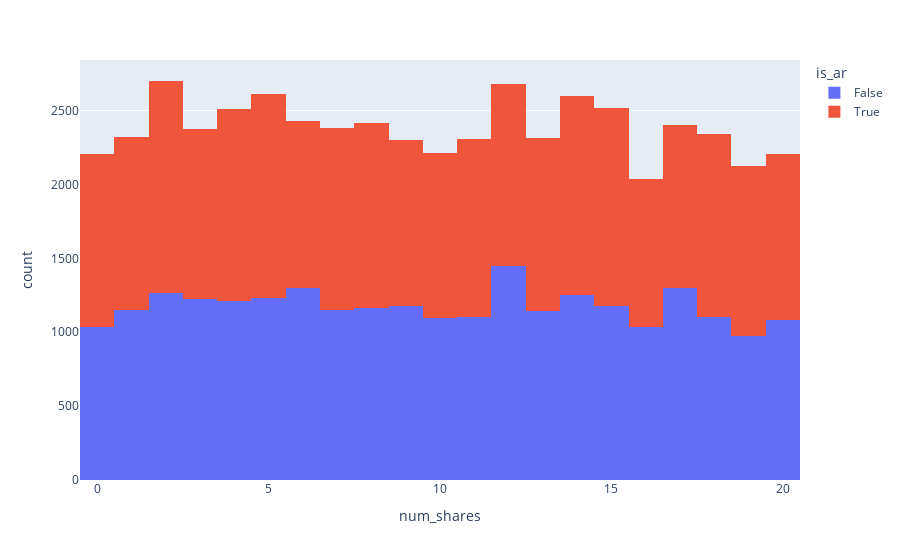

Write notebook code for a chart like this one.
### Code cell
px.histogram(df, x='num_shares', color='is_ar')

### Figure 1 — Plotly figure (JSON) as saved in the notebook; plotly's stock layout.template omitted (floating-point values rounded to 4 significant figures; data arrays with more than 128 entries replaced by an {"elided": "..."} marker saying what was removed)
{"data": [{"alignmentgroup": "True", "bingroup": "x", "hovertemplate": "is_ar=False<br>num_shares=%{x}<br>count=%{y}<extra></extra>", "legendgroup": "False", "marker": {"color": "#636efa", "pattern": {"shape": ""}}, "name": "False", "offsetgroup": "False", "orientation": "v", "showlegend": true, "type": "histogram", "x": {"elided": "24638 int values"}, "xaxis": "x", "yaxis": "y"}, {"alignmentgroup": "True", "bingroup": "x", "hovertemplate": "is_ar=True<br>num_shares=%{x}<br>count=%{y}<extra></extra>", "legendgroup": "True", "marker": {"color": "#EF553B", "pattern": {"shape": ""}}, "name": "True", "offsetgroup": "True", "orientation": "v", "showlegend": true, "type": "histogram", "x": {"elided": "25362 int values"}, "xaxis": "x", "yaxis": "y"}], "layout": {"barmode": "relative", "legend": {"title": {"text": "is_ar"}, "tracegroupgap": 0}, "margin": {"t": 60}, "xaxis": {"anchor": "y", "domain": [0, 1], "title": {"text": "num_shares"}}, "yaxis": {"anchor": "x", "domain": [0, 1], "title": {"text": "count"}}}}
